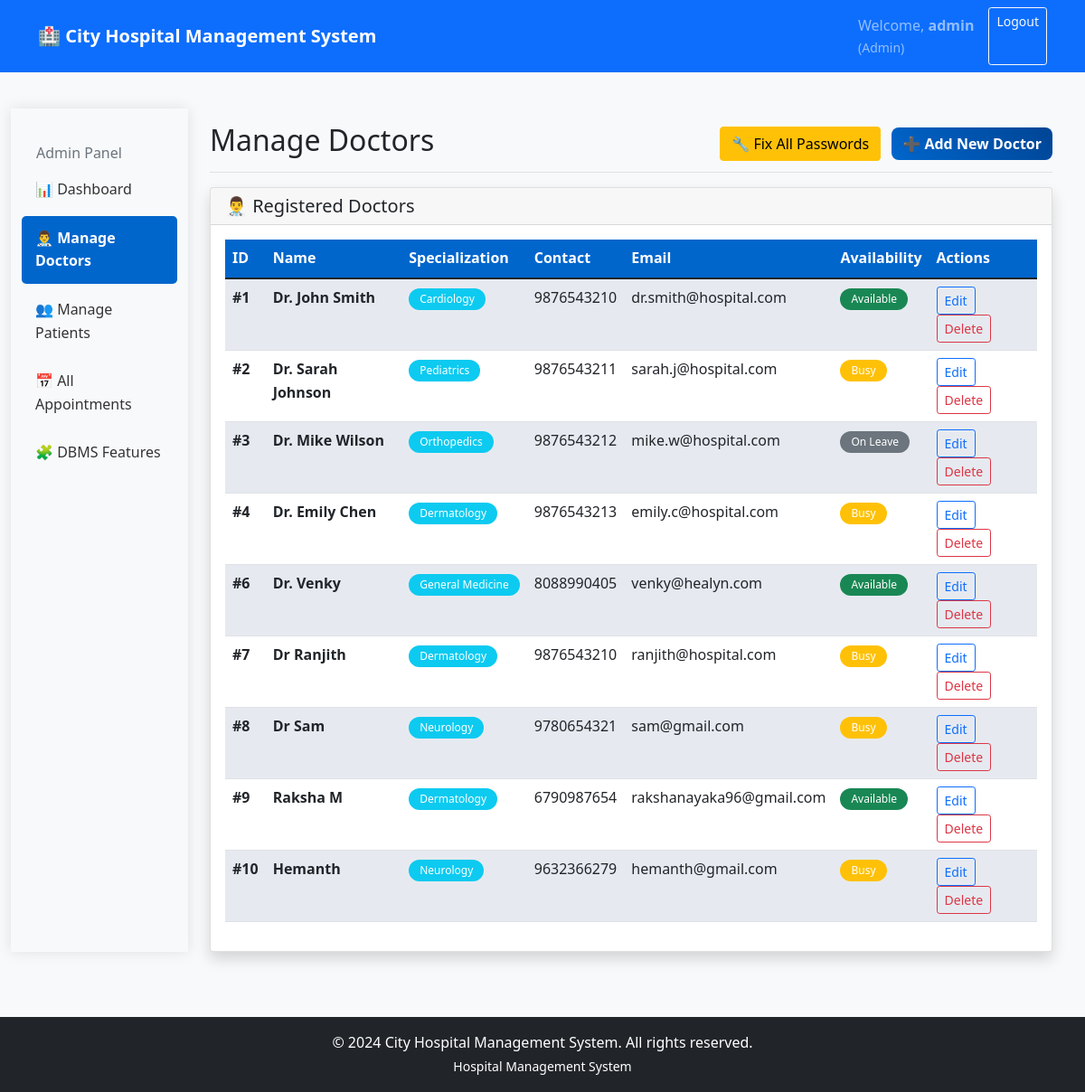
Page /admin/doctors (signed in) on the committed database.
### tables this page shows
CREATE TABLE doctors (
            id INTEGER PRIMARY KEY AUTOINCREMENT,
            name TEXT NOT NULL,
            specialization TEXT,
            phone TEXT,
            email TEXT,
            availability TEXT DEFAULT 'Available'
        , password TEXT);

### app.py (the view)
@app.route('/admin/doctors')
def admin_doctors():
    if session.get('role') != 'admin':
        return redirect(url_for('login_page'))
    conn = get_db_connection()
    doctors = conn.execute('SELECT * FROM doctors').fetchall()
    conn.close()
    return render_template('admin/doctors.html', doctors=doctors)

### app.py (called while the page is built)
@app.context_processor
def inject_datetime():
    return dict(datetime=datetime)

def get_db_connection():
    conn = sqlite3.connect(app.config['DATABASE'])
    conn.row_factory = sqlite3.Row
    return conn

### templates/admin/doctors.html (shortened to what this page needs)
{% extends "layout.html" %}
{% block content %}
<div class="container-fluid">
    <div class="row">
        <div class="col-md-3 col-lg-2 bg-light sidebar">
            <div class="position-sticky pt-3">
                <h6 class="sidebar-heading d-flex justify-content-between align-items-center px-3 mt-4 mb-1 text-muted">
                    <span>Admin Panel</span>
                </h6>
                <ul class="nav flex-column">
                    <li class="nav-item">
                        <a class="nav-link" href="{{ url_for('admin_dashboard') }}">
                            📊 Dashboard
                        </a>
                    </li>
                    <li class="nav-item">
                        <a class="nav-link active" href="{{ url_for('admin_doctors') }}">
                            👨‍⚕️ Manage Doctors
                        </a>
                    </li>
                    <li class="nav-item">
                        <a class="nav-link" href="{{ url_for('admin_patients') }}">
                            👥 Manage Patients
                        </a>
                    </li>
                    <li class="nav-item">
                        <a class="nav-link" href="{{ url_for('admin_appointments') }}">
                            📅 All Appointments
                        </a>
                    </li>
                    <li class="nav-item">
                        <a class="nav-link" href="{{ url_for('admin_dbms_features') }}">
                            🧩 DBMS Features
                        </a>
                    </li>
                </ul>
            </div>
        </div>
        <div class="col-md-9 col-lg-10 ms-sm-auto px-4">
            <div class="d-flex justify-content-between flex-wrap flex-md-nowrap align-items-center pt-3 pb-2 mb-3 border-bottom">
                <h1 class="h2">Manage Doctors</h1>
                <div>
                    <a href="{{ url_for('fix_doctors_passwords') }}" class="btn btn-warning me-2" onclick="return confirm('This will set password \"doc123\" for all doctors without passwords. Continue?')">
                        🔧 Fix All Passwords
                    </a>
                    <button class="btn btn-primary" data-bs-toggle="modal" data-bs-target="#addDoctorModal">
                        ➕ Add New Doctor
                    </button>
                </div>
            </div>
            <div class="card shadow">
                <div class="card-header">
                    <h5 class="mb-0">👨‍⚕️ Registered Doctors</h5>
                </div>
                <div class="card-body">
                    {% if doctors %}
                    <div class="table-responsive">
                        <table class="table table-striped table-hover">
                            <thead class="table-dark">
                                <tr>
                                    <th>ID</th>
                                    <th>Name</th>
                                    <th>Specialization</th>
                                    <th>Contact</th>
                                    <th>Email</th>
                                    <th>Availability</th>
                                    <th>Actions</th>
                                </tr>
                            </thead>
                            <tbody>
                                {% for doctor in doctors %}
                                <tr>
                                    <td><strong>#{{ doctor.id }}</strong></td>
                                    <td>
                                        <strong>{{ doctor.name }}</strong>
                                    </td>
                                    <td>
                                        <span class="badge bg-info">{{ doctor.specialization }}</span>
                                    </td>
                                    <td>{{ doctor.phone }}</td>
                                    <td>{{ doctor.email }}</td>
                                    <td>
                                        <span class="badge bg-{{ 'success' if doctor.availability == 'Available' else 'warning' if doctor.availability == 'Busy' else 'secondary' }}">
                                            {{ doctor.availability }}
                                        </span>
                                    </td>
                                    <td>
                                        <button class="btn btn-sm btn-outline-primary edit-btn"
                                                data-id="{{ doctor.id }}"
                                                data-name="{{ doctor.name }}"
                                                data-specialization="{{ doctor.specialization }}"
                                                data-phone="{{ doctor.phone }}"
                                                data-email="{{ doctor.email }}"
                                                data-availability="{{ doctor.availability }}">
                                            Edit
                                        </button>
                                        <button class="btn btn-sm btn-outline-danger delete-btn"
                                                data-id="{{ doctor.id }}"
                                                data-name="{{ doctor.name }}">
                                            Delete
                                        </button>
                                    </td>
                                </tr>
                                {% endfor %}
                            </tbody>
                        </table>
                    </div>
                    {% endif %}
                </div>
            </div>
        </div>
    </div>
</div>
{% endblock %}

### static/css/style.css (style rules this page uses)
:root { --primary: #007bff; --secondary: #6c757d; --success: #28a745; --danger: #dc3545; --warning: #ffc107; --info: #17a2b8; --light: #f8f9fa; --dark: #343a40; --hospital-blue: #0066cc; --hospital-light-blue: #e6f2ff; }
body { font-family: 'Segoe UI', Tahoma, Geneva, Verdana, sans-serif; background-color: #f8f9fa; line-height: 1.6; }
.sidebar { min-height: calc(100vh - 76px); box-shadow: 0 0 15px rgba(0,0,0,0.1); }
.sidebar .nav-link { color: #333; padding: 12px 15px; margin: 2px 0; border-radius: 5px; transition: all 0.3s ease; }
.sidebar .nav-link.active { background-color: var(--hospital-blue); color: white; font-weight: 600; }
.table th { background-color: var(--hospital-blue); color: white; border: none; font-weight: 600; }
.table-striped tbody tr:nth-of-type(odd) { background-color: rgba(0, 102, 204, 0.05); }
.btn-primary { background: linear-gradient(45deg, var(--hospital-blue), #004494); border: none; border-radius: 8px; font-weight: 600; transition: all 0.3s ease; }
.badge { font-weight: 500; padding: 6px 12px; border-radius: 20px; }

### rows in the picture
doctors: id "1", name "Dr. John Smith", specialization "Cardiology", phone "9876543210", email "dr.smith@hospital.com", availability "Available"
doctors: id "2", name "Dr. Sarah Johnson", specialization "Pediatrics", phone "9876543211", email "sarah.j@hospital.com", availability "Busy"
doctors: id "3", name "Dr. Mike Wilson", specialization "Orthopedics", phone "9876543212", email "mike.w@hospital.com", availability "On Leave"
doctors: id "4", name "Dr. Emily Chen", specialization "Dermatology", phone "9876543213", email "emily.c@hospital.com", availability "Busy"
doctors: id "6", name "Dr. Venky", specialization "General Medicine", phone "8088990405", email "venky@healyn.com", availability "Available"
doctors: id "7", name "Dr Ranjith", specialization "Dermatology", phone "9876543210", email "ranjith@hospital.com", availability "Busy"
doctors: id "8", name "Dr Sam", specialization "Neurology", phone "9780654321", email "sam@gmail.com", availability "Busy"
doctors: id "9", name "Raksha M", specialization "Dermatology", phone "6790987654", email "rakshanayaka96@gmail.com", availability "Available"
doctors: id "10", name "Hemanth", specialization "Neurology", phone "9632366279", email "hemanth@gmail.com", availability "Busy"

### other values in the picture
{{ session.username }} "admin"
{{ session.role|title }} "Admin"
